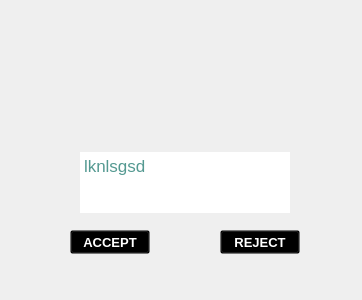
<?xml version="1.0" encoding="UTF-8"?>
<ui version="4.0">
 <class>AddFriendRequestPop</class>
 <widget class="QWidget" name="AddFriendRequestPop">
  <property name="geometry">
   <rect>
    <x>0</x>
    <y>0</y>
    <width>362</width>
    <height>300</height>
   </rect>
  </property>
  <property name="sizePolicy">
   <sizepolicy hsizetype="Fixed" vsizetype="Fixed">
    <horstretch>0</horstretch>
    <verstretch>0</verstretch>
   </sizepolicy>
  </property>
  <property name="windowTitle">
   <string>Form</string>
  </property>
  <widget class="QLabel" name="backGround">
   <property name="geometry">
    <rect>
     <x>9</x>
     <y>9</y>
     <width>344</width>
     <height>282</height>
    </rect>
   </property>
   <property name="text">
    <string/>
   </property>
   <property name="pixmap">
    <pixmap resource="../res.qrc">:/new/prefix2/Group 3601pop.png</pixmap>
   </property>
   <property name="scaledContents">
    <bool>true</bool>
   </property>
  </widget>
  <widget class="QTextBrowser" name="textBrowser">
   <property name="geometry">
    <rect>
     <x>80</x>
     <y>152</y>
     <width>210</width>
     <height>61</height>
    </rect>
   </property>
   <property name="styleSheet">
    <string notr="true">/* XXX requests to add you as a friend */
background:white;
border:none;

position: absolute;
width: 722px;
height: 56.39px;
left: -31px;
top: 277.35px;

font-family: 'Poppins';
font-style: normal;
font-weight: 600;
font-size: 20px;

text-align: center;

color: #549991;

</string>
   </property>
   <property name="html">
    <string>&lt;!DOCTYPE HTML PUBLIC &quot;-//W3C//DTD HTML 4.0//EN&quot; &quot;http://www.w3.org/TR/REC-html40/strict.dtd&quot;&gt;
&lt;html&gt;&lt;head&gt;&lt;meta name=&quot;qrichtext&quot; content=&quot;1&quot; /&gt;&lt;style type=&quot;text/css&quot;&gt;
p, li { white-space: pre-wrap; }
&lt;/style&gt;&lt;/head&gt;&lt;body style=&quot; font-family:'Poppins'; font-size:20px; font-weight:600; font-style:normal;&quot;&gt;
&lt;p style=&quot; margin-top:0px; margin-bottom:0px; margin-left:0px; margin-right:0px; -qt-block-indent:0; text-indent:0px;&quot;&gt;&lt;span style=&quot; font-family:'.AppleSystemUIFont'; font-size:13pt; font-weight:400;&quot;&gt;lknlsgsd&lt;/span&gt;&lt;/p&gt;&lt;/body&gt;&lt;/html&gt;</string>
   </property>
  </widget>
  <widget class="QPushButton" name="pushButton">
   <property name="geometry">
    <rect>
     <x>220</x>
     <y>230</y>
     <width>80</width>
     <height>24</height>
    </rect>
   </property>
   <property name="styleSheet">
    <string notr="true">QPushButton{
/* Search */

position: absolute;
width: 62px;
height: 19px;
left: 620px;
top: 660px;

font-family: 'Roboto';
font-style: normal;
font-weight: 700;
font-size: 13px;
line-height: 19px;
/* identical to box height */

text-transform: uppercase;

color: #FFFFFF;

background:transparent;

}

QPushButton:hover{
	color:rgba(255, 255, 255, 128);
}

QPushButton:pressed{
	color:rgba(255, 255, 255, 128);
font-size:12px;
}</string>
   </property>
   <property name="text">
    <string>REJECT</string>
   </property>
  </widget>
  <widget class="QPushButton" name="pushButton_2">
   <property name="geometry">
    <rect>
     <x>70</x>
     <y>230</y>
     <width>80</width>
     <height>24</height>
    </rect>
   </property>
   <property name="styleSheet">
    <string notr="true">QPushButton{
/* Search */

position: absolute;
width: 62px;
height: 19px;
left: 620px;
top: 660px;

font-family: 'Roboto';
font-style: normal;
font-weight: 700;
font-size: 13px;
line-height: 19px;
/* identical to box height */

text-transform: uppercase;

color: #FFFFFF;

background:transparent;

}

QPushButton:hover{
	color:rgba(255, 255, 255, 128);
}

QPushButton:pressed{
	color:rgba(255, 255, 255, 128);
font-size:12px;
}</string>
   </property>
   <property name="text">
    <string>ACCEPT</string>
   </property>
  </widget>
 </widget>
 <resources>
  <include location="../res.qrc"/>
 </resources>
 <connections/>
</ui>
